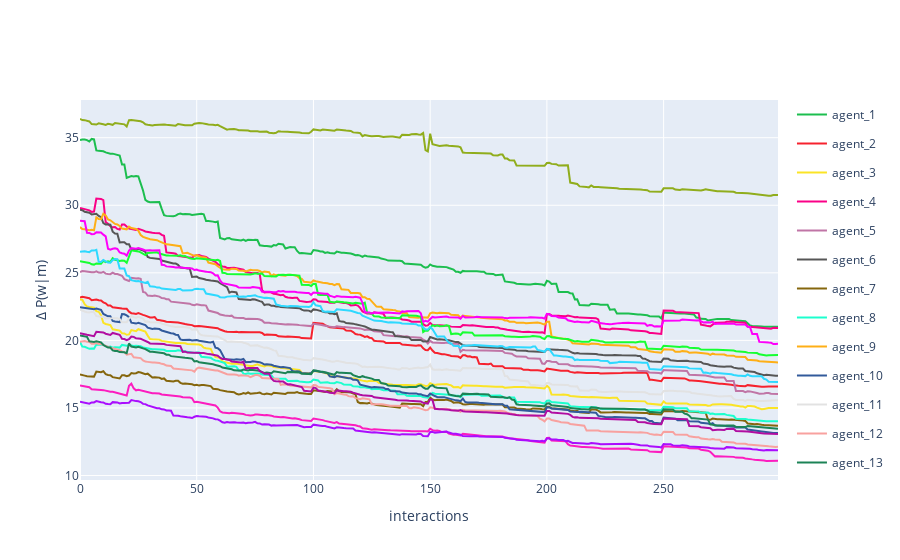

Here is the notebook cell this chart was saved with:
### Code cell
fig = multi_agent_update_plot_from_df(vocab_dif)
fig.update_layout(
    # title='Dyadic interaction in a random environment',
    yaxis_title='Δ P(w|m)',
    xaxis_title='interactions'
)
fig.show()

### Figure 1 — Plotly figure (JSON) as saved in the notebook; plotly's stock layout.template omitted (floating-point values rounded to 4 significant figures; data arrays with more than 128 entries replaced by an {"elided": "..."} marker saying what was removed)
{"data": [{"legendgroup": "agent_1", "line": {"color": "#1CBE4F"}, "mode": "lines", "name": "agent_1", "showlegend": true, "x": {"elided": "300 int values"}, "y": {"elided": "300 float values"}, "type": "scatter"}, {"legendgroup": "agent_2", "line": {"color": "#F6222E"}, "mode": "lines", "name": "agent_2", "showlegend": true, "x": {"elided": "300 int values"}, "y": {"elided": "300 float values"}, "type": "scatter"}, {"legendgroup": "agent_3", "line": {"color": "#FBE426"}, "mode": "lines", "name": "agent_3", "showlegend": true, "x": {"elided": "300 int values"}, "y": {"elided": "300 float values"}, "type": "scatter"}, {"legendgroup": "agent_4", "line": {"color": "#FA0087"}, "mode": "lines", "name": "agent_4", "showlegend": true, "x": {"elided": "300 int values"}, "y": {"elided": "300 float values"}, "type": "scatter"}, {"legendgroup": "agent_5", "line": {"color": "#C075A6"}, "mode": "lines", "name": "agent_5", "showlegend": true, "x": {"elided": "300 int values"}, "y": {"elided": "300 float values"}, "type": "scatter"}, {"legendgroup": "agent_6", "line": {"color": "#565656"}, "mode": "lines", "name": "agent_6", "showlegend": true, "x": {"elided": "300 int values"}, "y": {"elided": "300 float values"}, "type": "scatter"}, {"legendgroup": "agent_7", "line": {"color": "#85660D"}, "mode": "lines", "name": "agent_7", "showlegend": true, "x": {"elided": "300 int values"}, "y": {"elided": "300 float values"}, "type": "scatter"}, {"legendgroup": "agent_8", "line": {"color": "#1CFFCE"}, "mode": "lines", "name": "agent_8", "showlegend": true, "x": {"elided": "300 int values"}, "y": {"elided": "300 float values"}, "type": "scatter"}, {"legendgroup": "agent_9", "line": {"color": "#FEAF16"}, "mode": "lines", "name": "agent_9", "showlegend": true, "x": {"elided": "300 int values"}, "y": {"elided": "300 float values"}, "type": "scatter"}, {"legendgroup": "agent_10", "line": {"color": "#325A9B"}, "mode": "lines", "name": "agent_10", "showlegend": true, "x": {"elided": "300 int values"}, "y": {"elided": "300 float values"}, "type": "scatter"}, {"legendgroup": "agent_11", "line": {"color": "#E2E2E2"}, "mode": "lines", "name": "agent_11", "showlegend": true, "x": {"elided": "300 int values"}, "y": {"elided": "300 float values"}, "type": "scatter"}, {"legendgroup": "agent_12", "line": {"color": "#F8A19F"}, "mode": "lines", "name": "agent_12", "showlegend": true, "x": {"elided": "300 int values"}, "y": {"elided": "300 float values"}, "type": "scatter"}, {"legendgroup": "agent_13", "line": {"color": "#1C8356"}, "mode": "lines", "name": "agent_13", "showlegend": true, "x": {"elided": "300 int values"}, "y": {"elided": "300 float values"}, "type": "scatter"}, {"legendgroup": "agent_14", "line": {"color": "#FC1CBF"}, "mode": "lines", "name": "agent_14", "showlegend": true, "x": {"elided": "300 int values"}, "y": {"elided": "300 float values"}, "type": "scatter"}, {"legendgroup": "agent_15", "line": {"color": "#90AD1C"}, "mode": "lines", "name": "agent_15", "showlegend": true, "x": {"elided": "300 int values"}, "y": {"elided": "300 float values"}, "type": "scatter"}, {"legendgroup": "agent_16", "line": {"color": "#16FF32"}, "mode": "lines", "name": "agent_16", "showlegend": true, "x": {"elided": "300 int values"}, "y": {"elided": "300 float values"}, "type": "scatter"}, {"legendgroup": "agent_17", "line": {"color": "#AA0DFE"}, "mode": "lines", "name": "agent_17", "showlegend": true, "x": {"elided": "300 int values"}, "y": {"elided": "300 float values"}, "type": "scatter"}, {"legendgroup": "agent_18", "line": {"color": "#FE00FA"}, "mode": "lines", "name": "agent_18", "showlegend": true, "x": {"elided": "300 int values"}, "y": {"elided": "300 float values"}, "type": "scatter"}, {"legendgroup": "agent_19", "line": {"color": "#B10DA1"}, "mode": "lines", "name": "agent_19", "showlegend": true, "x": {"elided": "300 int values"}, "y": {"elided": "300 float values"}, "type": "scatter"}, {"legendgroup": "agent_20", "line": {"color": "#2ED9FF"}, "mode": "lines", "name": "agent_20", "showlegend": true, "x": {"elided": "300 int values"}, "y": {"elided": "300 float values"}, "type": "scatter"}], "layout": {"yaxis": {"title": {"text": "Δ P(w|m)"}}, "xaxis": {"title": {"text": "interactions"}}}}
